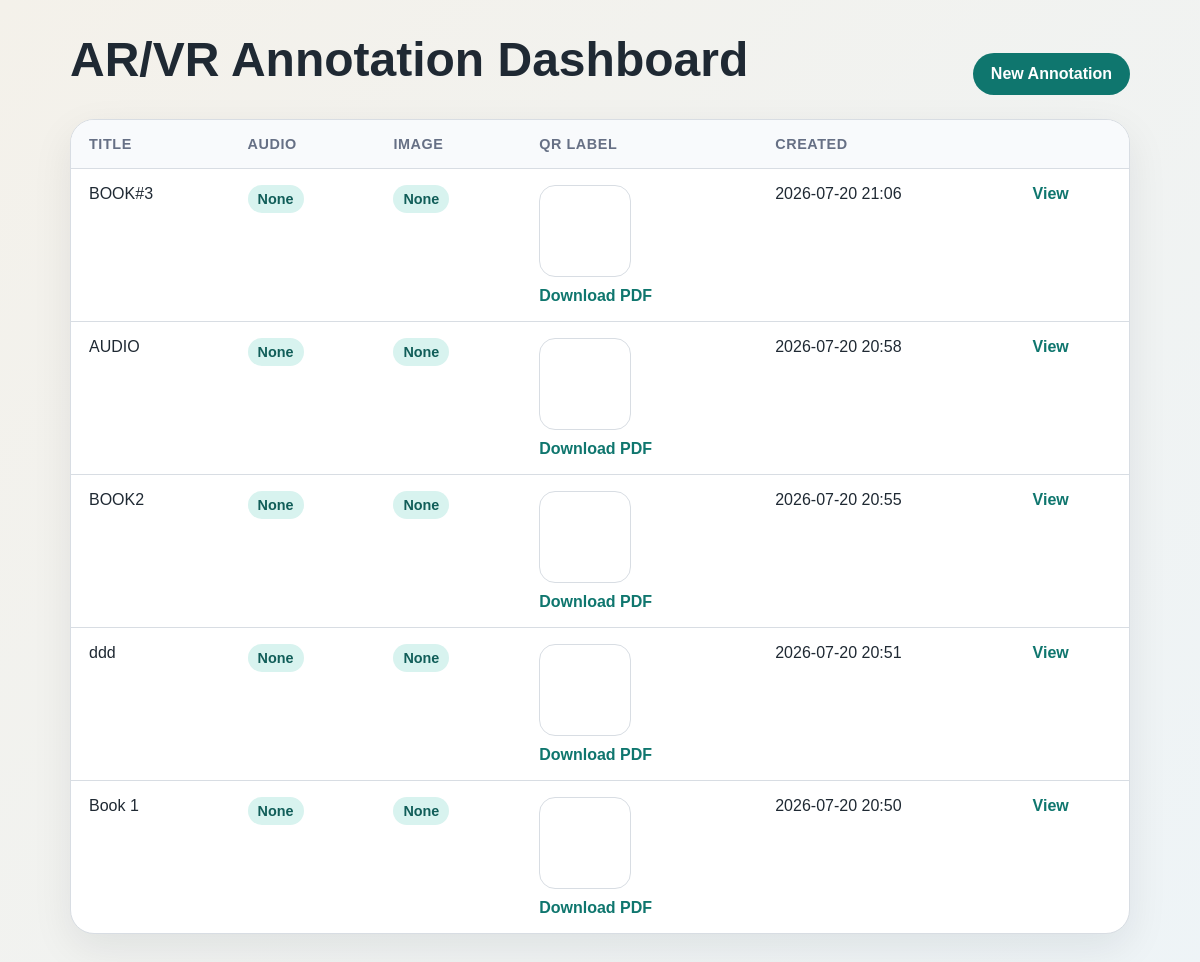
The page / on the database its author committed.
### website/models.py (models this page shows, shortened)
class Annotation(models.Model):
	id = models.UUIDField(primary_key=True, default=uuid.uuid4, editable=False)
	title = models.CharField(max_length=200)
	instruction = models.TextField()
	audio_file = models.FileField(upload_to='annotation-audio/', blank=True, null=True)
	image_file = models.ImageField(upload_to='annotation-images/', blank=True, null=True)
	created_at = models.DateTimeField(auto_now_add=True)
	class Meta:
		ordering = ['-created_at']
	def get_absolute_url(self):
		return reverse('website:annotation-detail', kwargs={'pk': self.pk})
	@property
	def qr_svg(self):
		qr = qrcode.QRCode(
			error_correction=qrcode.constants.ERROR_CORRECT_M,
			box_size=8,
			border=2,
		)
		qr.add_data(str(self.id))
		qr.make(fit=True)
		buffer = BytesIO()
		qr.make_image(image_factory=SvgImage).save(buffer)
		return mark_safe(buffer.getvalue().decode('utf-8'))

### website/views.py (the view)
# urls.py: path('', AnnotationListView.as_view(), name='annotation-list'),
class AnnotationListView(ListView):
	model = Annotation
	template_name = 'website/annotation_list.html'
	context_object_name = 'annotations'
	def get_queryset(self):
		return super().get_queryset().order_by('-created_at')

### website/templates/website/annotation_list.html (shortened to what this page needs)
<!DOCTYPE html>
<html lang="en">
<head>
</head>
<body>
    <main class="wrap">
        <header class="hero">
            <div>
                <h1>AR/VR Annotation Dashboard</h1>
            </div>
            <a class="button" href="{% url 'website:annotation-create' %}">New Annotation</a>
        </header>
        <section class="panel">
            {% if annotations %}
                <table>
                    <thead>
                        <tr>
                            <th>Title</th>
                            <th>Audio</th>
                            <th>Image</th>
                            <th>QR Label</th>
                            <th>Created</th>
                            <th></th>
                        </tr>
                    </thead>
                    <tbody>
                        {% for annotation in annotations %}
                            <tr>
                                <td data-label="Title">{{ annotation.title }}</td>
                                <td data-label="Audio">
                                    {% if annotation.audio_file %}
                                        <span class="audio-indicator">Uploaded</span>
                                    {% else %}
                                        <span class="audio-indicator">None</span>
                                    {% endif %}
                                </td>
                                <td data-label="Image">
                                    {% if annotation.image_file %}
                                        <span class="audio-indicator">Uploaded</span>
                                    {% else %}
                                        <span class="audio-indicator">None</span>
                                    {% endif %}
                                </td>
                                <td data-label="QR Label">
                                    <div class="qr-thumb">{{ annotation.qr_svg }}</div>
                                    <a class="download-link" href="{% url 'website:annotation-qr-download' annotation.pk %}">Download PDF</a>
                                </td>
                                <td data-label="Created">{{ annotation.created_at|date:"Y-m-d H:i" }}</td>
                                <td data-label="Details"><a class="row-link" href="{{ annotation.get_absolute_url }}">View</a></td>
                            </tr>
                        {% endfor %}
                    </tbody>
                </table>
            {% else %}
                <div class="empty">No annotations have been created yet.</div>
            {% endif %}
        </section>
    </main>
</body>
</html>

### website/templates/website/annotation_list.html (style rules this page uses)
:root { color-scheme: light; --bg: #f4f1ea; --panel: #ffffff; --text: #1f2933; --muted: #667085; --accent: #0f766e; --accent-soft: #d8f3ef; --border: #d8dde3; }
* { box-sizing: border-box; }
body { margin: 0; font-family: Arial, Helvetica, sans-serif; color: var(--text); background: linear-gradient(135deg, #f4f1ea 0%, #eef4f7 100%); }
.wrap { max-width: 1100px; margin: 0 auto; padding: 32px 20px 56px; }
.hero { display: flex; justify-content: space-between; gap: 16px; align-items: flex-end; margin-bottom: 24px; }
.hero h1 { margin: 0 0 8px; font-size: clamp(2rem, 4vw, 3rem); }
.button { display: inline-flex; align-items: center; justify-content: center; padding: 12px 18px; border-radius: 999px; text-decoration: none; background: var(--accent); color: #fff; font-weight: 700; }
.panel { background: var(--panel); border: 1px solid var(--border); border-radius: 24px; box-shadow: 0 14px 40px rgba(15, 23, 42, 0.08); overflow: hidden; }
table { width: 100%; border-collapse: collapse; }
th, td { padding: 16px 18px; text-align: left; border-bottom: 1px solid var(--border); vertical-align: top; }
th { background: #f8fafc; color: var(--muted); font-size: 0.9rem; text-transform: uppercase; letter-spacing: 0.04em; }
tr:last-child td { border-bottom: 0; }
.audio-indicator { display: inline-flex; padding: 6px 10px; border-radius: 999px; background: var(--accent-soft); color: #115e59; font-size: 0.9rem; font-weight: 700; }
.qr-thumb { width: 92px; height: 92px; padding: 8px; border-radius: 16px; border: 1px solid var(--border); background: #fff; }
.qr-thumb svg { width: 100%; height: 100%; display: block; }
.download-link { display: inline-flex; margin-top: 10px; color: var(--accent); font-weight: 700; text-decoration: none; }
.row-link { color: var(--accent); text-decoration: none; font-weight: 700; }

### rows shown on the page
Annotation: title "BOOK#3", audio_file "None", image_file "None", created_at "2026-07-20 21:06"
Annotation: title "AUDIO", audio_file "None", created_at "2026-07-20 20:58"
Annotation: title "BOOK2", shows "None", created_at "2026-07-20 20:55"
Annotation: title "ddd", shows "None", created_at "2026-07-20 20:51"
Annotation: title "Book 1", shows "None", created_at "2026-07-20 20:50"
